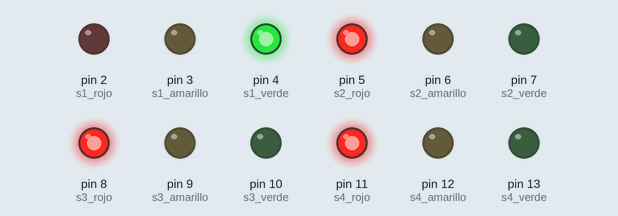
This sketch was run on a simulated Arduino Uno, built with avr-gcc and run on an emulated ATmega328P. Parts: output pins drawn as LEDs (lit = HIGH).

Above: at 0.1 s.
At 5.1 s:
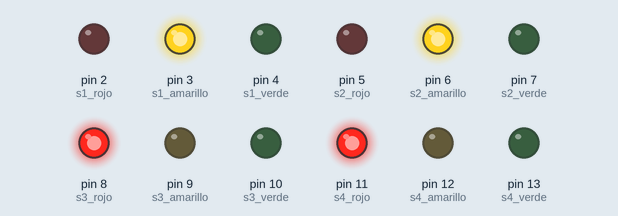
At 12.1 s:
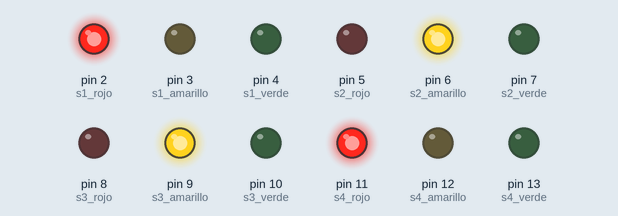
At 19.1 s:
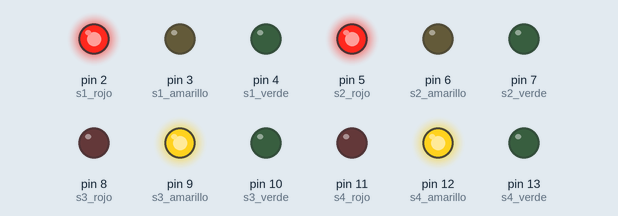
At 26.1 s:
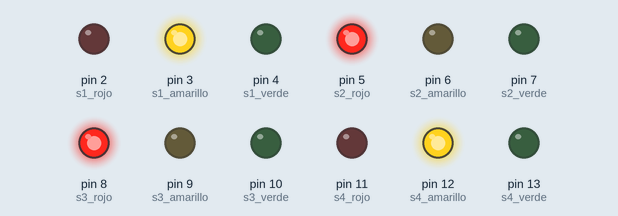
At 35.1 s:
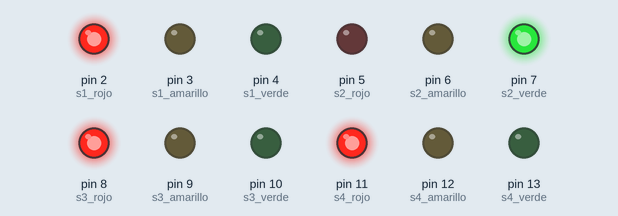
Timing chart, 0 to 36.6 s (numbered marks = the images above):
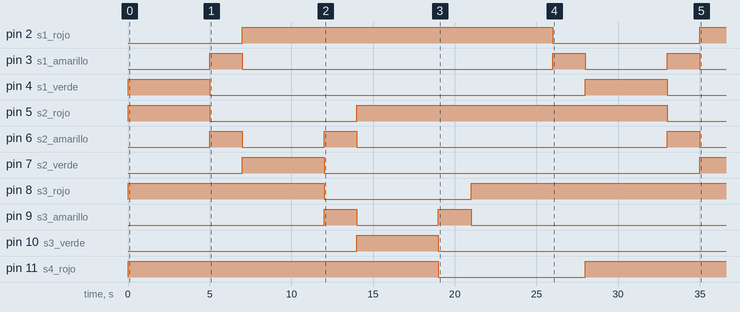

The sketch:

laboratorio_31.ino
```cpp
// Declaración de los pines para los LEDs

//semaforo uno
int s1_rojo = 2;
int s1_amarillo = 3;
int s1_verde = 4;

//semaforo dos
int s2_rojo = 5;
int s2_amarillo = 6;
int s2_verde = 7;

//semaforo tres
int s3_rojo = 8;
int s3_amarillo = 9;
int s3_verde = 10;

//semaforo cuatro
int s4_rojo = 11;
int s4_amarillo = 12;
int s4_verde = 13;

void setup() {
    // Configuración de los pines como salida
    pinMode(s1_rojo, OUTPUT);
    pinMode(s1_amarillo, OUTPUT);
    pinMode(s1_verde, OUTPUT);

    pinMode(s2_rojo, OUTPUT);
    pinMode(s2_amarillo, OUTPUT);
    pinMode(s2_verde, OUTPUT);

    pinMode(s3_rojo, OUTPUT);
    pinMode(s3_amarillo, OUTPUT);
    pinMode(s3_verde, OUTPUT);

    pinMode(s4_rojo, OUTPUT);
    pinMode(s4_amarillo, OUTPUT);
    pinMode(s4_verde, OUTPUT);


}

void loop() {

    // Fase 1: Semáforo 1 en verde los demas en rojo(5 segundos)
    digitalWrite(s1_verde, HIGH); // Semáforo 1 verde
    digitalWrite(s2_rojo, HIGH); // Semáforo 2 rojo
    digitalWrite(s3_rojo, HIGH); //semaforo 3 rojo
    digitalWrite(s4_rojo, HIGH); //semaforo 4 rojo
    delay(5000); // Espera 5 segundos

    // Apagar rojo y verde
    digitalWrite(s1_verde, LOW); // Semáforo 1 rojo apagado
    digitalWrite(s2_rojo, LOW); // Semáforo 2 verde apagado

    // Fase 2: Ambos semáforos en amarillo (2 segundos)
    digitalWrite(s1_amarillo, HIGH); // Semáforo 1 amarillo encendido
    digitalWrite(s2_amarillo, HIGH); // Semáforo 2 amarillo encendido
    delay(2000); // Espera 2 segundos

    // Apagar amarillo
    digitalWrite(s1_amarillo, LOW); // Semáforo 1 amarillo apagado
    digitalWrite(s2_amarillo, LOW); // Semáforo 2 amarillo apagado

    // Fase 3: Semáforo 1 en verde, semáforo 2 en rojo (5 segundos)
    digitalWrite(s1_rojo, HIGH); // Semáforo 1 verde encendido
    digitalWrite(s2_verde, HIGH); // Semáforo 2 rojo encendido
    delay(5000); // Espera 5 segundos


  	// Apagar rojo y verde
    digitalWrite(s2_verde, LOW); // Semáforo 2 rojo apagado
    digitalWrite(s3_rojo, LOW); // Semáforo 3 verde apagado

  	//Fase 4: semaforo dos cambia con semaforo 3
  	digitalWrite(s2_amarillo, HIGH); // Semáforo 2 amarillo encendido
    digitalWrite(s3_amarillo, HIGH); // Semáforo 3 amarillo encendido
    delay(2000); // Espera 2 segundos

  	// Apagar amarillo
    digitalWrite(s2_amarillo, LOW); // Semáforo 2 amarillo apagado
    digitalWrite(s3_amarillo, LOW); // Semáforo 3 amarillo apagado

  	// Fase 5: Semáforo 3 en verde, semáforo 2 en rojo (5 segundos)
    digitalWrite(s2_rojo, HIGH); // Semáforo 1 verde encendido
    digitalWrite(s3_verde, HIGH); // Semáforo 2 rojo encendido
    delay(5000); // Espera 5 segundos

  	//Fase 6: cambio de semaforo 3 y 4
  	digitalWrite(s3_verde, LOW);
  	digitalWrite(s4_rojo, LOW);

  	digitalWrite(s3_amarillo, HIGH);
  	digitalWrite(s4_amarillo, HIGH);
  	delay(2000);

  	digitalWrite(s3_amarillo, LOW);
  	digitalWrite(s4_amarillo, LOW);

  	digitalWrite(s3_rojo, HIGH);
  	digitalWrite(s4_verde, HIGH);
  	delay(5000);

  	digitalWrite(s4_verde, LOW);
    digitalWrite(s1_rojo, LOW);
  	digitalWrite(s1_amarillo, HIGH);
  	digitalWrite(s4_amarillo, HIGH);
  	delay(2000);

  	digitalWrite(s1_amarillo, LOW);
  	digitalWrite(s4_amarillo, LOW);


}
```

Measured:
- by itself, pin 2 (s1_rojo): LOW → HIGH at 7.0 s, → LOW 19.0 s later, → HIGH 9.0 s later
- by itself, pin 3 (s1_amarillo): goes HIGH 2.0 s, LOW 19.0 s, HIGH 2.0 s, LOW 5.0 s, HIGH 2.0 s, then LOW
- by itself, pin 4 (s1_verde): alternates HIGH for 5.0 s and LOW for 23.0 s
- by itself, pin 5 (s2_rojo): LOW → HIGH at 0.00 s, → LOW 5.0 s later, → HIGH 9.0 s later, → LOW 19.0 s later
- by itself, pin 6 (s2_amarillo): goes HIGH 2.0 s, LOW 5.0 s, HIGH 2.0 s, LOW 19.0 s, HIGH 2.0 s, then LOW
- by itself, pin 7 (s2_verde): LOW → HIGH at 7.0 s, → LOW 5.0 s later, → HIGH 23.0 s later
- by itself, pin 8 (s3_rojo): LOW → HIGH at 0.00 s, → LOW 12.0 s later, → HIGH 9.0 s later
- by itself, pin 9 (s3_amarillo): LOW → HIGH at 12.0 s, → LOW 2.0 s later, → HIGH 5.0 s later, → LOW 2.0 s later, … (4 changes in this stretch)
